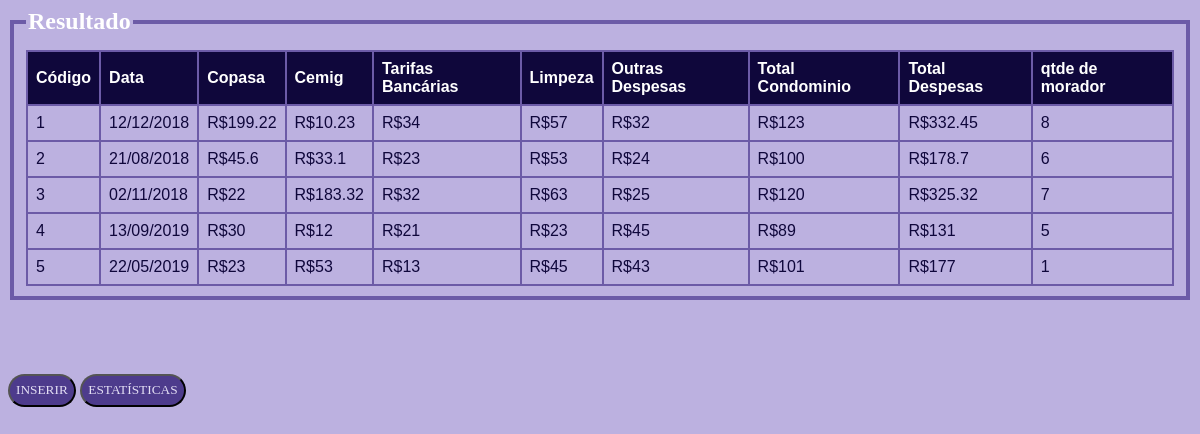
The app's page /resultado.php with its own data.
### tables this page shows
CREATE TABLE `condominio` (
  `id_condominio` int(11) NOT NULL,
  `data` date NOT NULL,
  `copasa` double NOT NULL,
  `cemig` double NOT NULL,
  `tarifa` double NOT NULL,
  `limpeza` double NOT NULL,
  `outros` double NOT NULL,
  `qtde_morador` int(11) NOT NULL
);

### resultado.php (the view, shortened to what this page needs)
<?php
	include("conexao.php");
$sql = mysqli_query($conn, "SELECT * FROM condominio") or die(
  mysqli_error($cx)
);
?>
<!DOCTYPE html>
<html>
	<head>
	<link rel="stylesheet" type="text/css" href="_css/estilo.css">
	</head>
	<body>
		<div align='center'>
			<fieldset id="valores">
				<legend>Resultado</legend>
					<table border="1">
					    <tr>
					      <th>Código</th>
					      <th>Data</th>
					      <th>Copasa</th>
					      <th>Cemig</td>
					      <th>Tarifas Bancárias</th>
					      <th>Limpeza</th>
					      <th>Outras Despesas</th>
					      <th>Total Condominio</th>
					      <th>Total Despesas</th>
					      <th>qtde de morador</th>
					    </tr>
					    <?php
							 while ($aux = mysqli_fetch_assoc($sql)){
								$total_cond= $aux["tarifa"]+$aux["limpeza"]+$aux["outros"];
						      $total_desp= $total_cond+ $aux["copasa"]+$aux["cemig"];
							  echo "<tr><td>".$aux["id_condominio"]."</td>";
							  echo "<td>".date('d/m/Y',  strtotime($aux["data"]))."</td>";
							  echo "<td>R$".$aux["copasa"]."</td>";
							  echo "<td>R$".$aux["cemig"]."</td>";
							  echo "<td>R$".$aux["tarifa"]."</td>";
							  echo "<td>R$".$aux["limpeza"]."</td>";
							  echo "<td>R$".$aux["outros"]."</td>";
							  echo "<td>R$".$total_cond."</td>";
							  echo "<td>R$".$total_desp."</td>";
							  echo "<td>".$aux["qtde_morador"]."</td></tr>";
							}
		   				?>
		   			</table>
			</fieldset>
		</div>
		<br><br><br>
			<button class="botao" onclick="window.location.href='index.php'">INSERIR</button>
			<button class="botao" onclick="window.location.href='estatisticas.php'">ESTATÍSTICAS</button>
	</body>
</html>

### _css/estilo.css (style rules this page uses)
body { font-family: "trebuchet MS", Helvetica, sans-serif; background: #BCB1E0 ; }
fieldset#valores { padding-top: 15px; border: 4px solid #6C5BA7; color: #6C5BA7; text-align:left; }
.botao { background: #4D3B8C; border-radius:2em; line-height: 2em; margin-top: 20px; font-family:cursive; color: #E3DEF4; }
legend { font-weight: bold; font-size: 1.5em; font-family:cursive; color: white; }
table { font-family: arial, sans-serif; color: #0F073B; border-collapse: collapse; width: 100%; }
td { border: 2px solid #6C5BA7; text-align: left; padding: 8px; }
th { border: 2px solid #6C5BA7; text-align: left; padding: 8px; color: white; background: #0F073B; }

### records on screen
condominio: id_condominio "1", data "12/12/2018", copasa "199.22", cemig "10.23", tarifa "34", limpeza "57", outros "32", total_cond "123", total_desp "332.45", qtde_morador "8"
condominio: id_condominio "2", data "21/08/2018", copasa "45.6", cemig "33.1", tarifa "23", limpeza "53", outros "24", total_cond "100", total_desp "178.7", qtde_morador "6"
condominio: id_condominio "3", data "02/11/2018", copasa "22", cemig "183.32", tarifa "32", limpeza "63", outros "25", total_cond "120", total_desp "325.32", qtde_morador "7"
condominio: id_condominio "4", data "13/09/2019", copasa "30", cemig "12", tarifa "21", limpeza "23", outros "45", total_cond "89", total_desp "131", qtde_morador "5"
condominio: id_condominio "5", data "22/05/2019", copasa "23", cemig "53", tarifa "13", limpeza "45", outros "43", total_cond "101", total_desp "177", qtde_morador "1"
